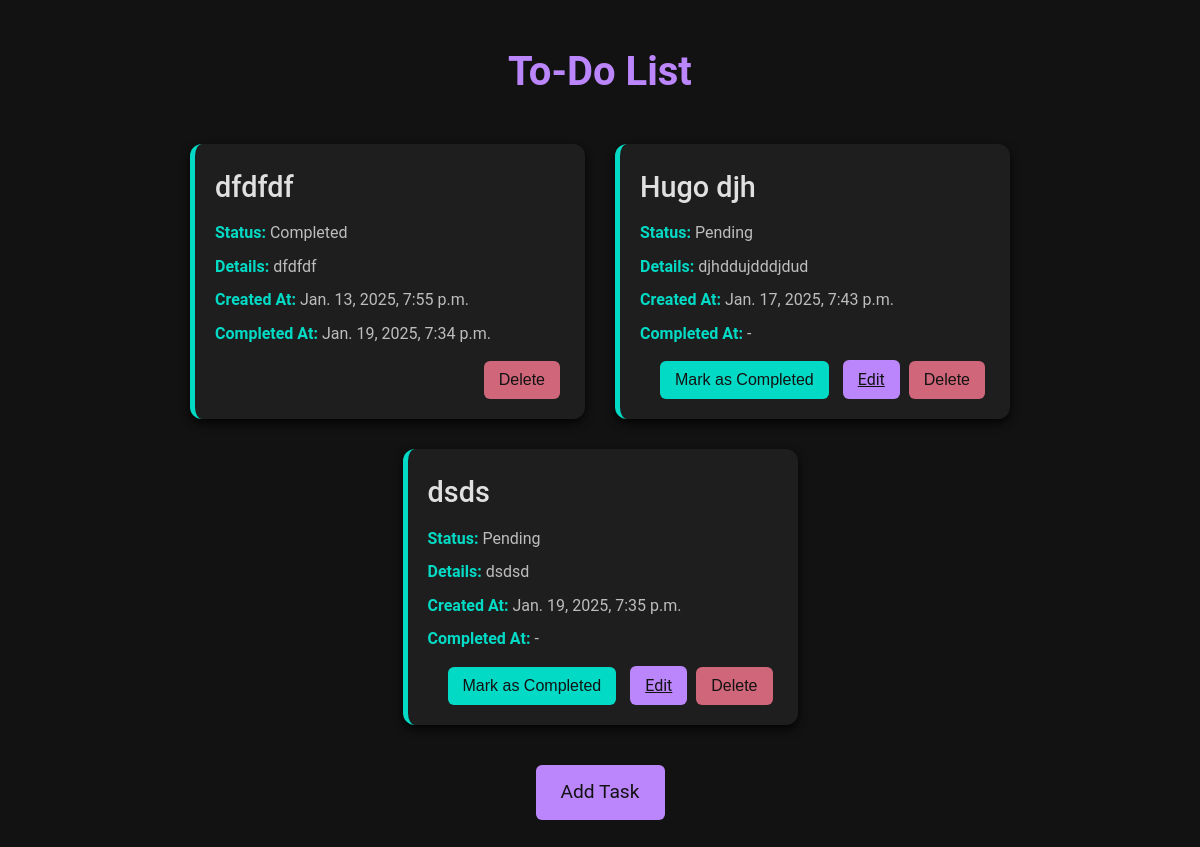
The page / on the database its author committed.
### tasks/models.py (models this page shows, shortened)
class Task(models.Model):
    name = models.CharField(max_length = 20)
    detail = models.CharField(max_length = 200)
    is_completed = models.BooleanField(default = False)
    completed_at = models.DateTimeField(blank=True, null=True)
    created_at = models.DateTimeField(auto_now_add = True)

### tasks/views.py (the view)
# urls.py: path('', views.task_list, name='task_list'),
def task_list(request):
    tasks = Task.objects.all()
    return render(request ,'tasks/task_list.html', {'tasks': tasks})

### tasks/templates/tasks/task_list.html (shortened to what this page needs)
{% load static %}
<!DOCTYPE html>
<html lang="en">
<head>
    <link rel="stylesheet" href="{% static 'tasks/styles.css' %}">
</head>
<body>
    <h1>To-Do List</h1>
    <div class="task-container">
        {% for task in tasks %}
        <div class="task-card">
            <h2>{{ task.name }}</h2>
            <p><strong>Status:</strong> {{ task.is_completed|yesno:"Completed,Pending" }}</p>
            <p><strong>Details:</strong> {{ task.detail }}</p>
            <p><strong>Created At:</strong> {{ task.created_at }}</p>
            <p><strong>Completed At:</strong> {{ task.completed_at|default:"-" }}</p>
            <div class="actions">
                {% if not task.is_completed %}
                <form method="post" action="{% url 'complete' task.id%}" style="display: inline;">
                    <button type="submit" class="complete-btn">Mark as Completed</button>
                </form>
                {% endif %}
                {% if not task.is_completed %}
                <a href="{% url 'update_task' task.id %}" class="edit-btn">Edit</a>
                {% endif %}
                <form method="post" action="{% url 'delete_task' task.id %}" style="display: inline;">
                    <button type="submit" class="delete-btn">Delete</button>
                </form>
            </div>
        </div>
        {% empty %}
        <p class="no-tasks"> No tasks available. Start by <a href="{% url 'add_tasks' %}">adding one</a>!</p>
        {% endfor %}
    </div>
    <div class="add-task-link">
        <a href="{% url 'add_tasks' %}">Add Task</a>
    </div>
</body>
</html>

### tasks/static/tasks/styles.css (style rules this page uses)
body { font-family: 'Roboto', sans-serif; margin: 0; padding: 0; background-color: #121212; color: #e0e0e0; line-height: 1.6; }
h1 { text-align: center; margin-top: 40px; font-size: 2.5em; color: #bb86fc; font-weight: 700; }
.task-container { max-width: 1300px; margin: 40px auto; padding: 0 20px; display: flex; flex-wrap: wrap; gap: 30px; justify-content: center; }
.task-card { background: #1e1e1e; border-radius: 12px; box-shadow: 0 4px 10px rgba(0, 0, 0, 0.8); padding: 20px; width: calc(100% - 40px); max-width: 350px; border-left: 5px solid #03dac5; transition: transform 0.3s ease, box-shadow 0.3s ease; }
.task-card h2 { margin: 0 0 10px; font-size: 1.8em; color: #e0e0e0; font-weight: 500; }
.task-card p { margin: 8px 0; font-size: 1em; color: #bdbdbd; }
.task-card p strong { color: #03dac5; }
.actions { margin-top: 15px; text-align: right; }
.actions form { display: inline; }
.complete-btn, .delete-btn { background-color: #03dac5; border: none; border-radius: 6px; color: #121212; padding: 10px 15px; font-size: 1em; cursor: pointer; transition: transform 0.2s ease, box-shadow 0.2s ease; }
.complete-btn { margin-right: 10px; }
.delete-btn { background-color: #cf6679; }
.add-task-link { text-align: center; margin: 40px 0; }
.add-task-link a { display: inline-block; background-color: #bb86fc; color: #121212; padding: 12px 25px; font-size: 1.2em; text-decoration: none; border-radius: 6px; transition: transform 0.2s ease, background-color 0.3s ease; }
.actions form { display: inline; margin: 5px; }
.complete-btn, .delete-btn, .edit-btn { background-color: #03dac5; border: none; border-radius: 6px; color: #121212; padding: 10px 15px; font-size: 1em; cursor: pointer; transition: transform 0.2s ease, box-shadow 0.2s ease; }
.complete-btn { margin-right: 5px; }
.edit-btn { background-color: #bb86fc; }

### rows shown on the page
Task: name "dfdfdf", is_completed "Completed", detail "dfdfdf", created_at "Jan. 13, 2025, 7:55 p.m.", completed_at "Jan. 19, 2025, 7:34 p.m."
Task: name "Hugo djh", is_completed "Pending", detail "djhddujdddjdud", created_at "Jan. 17, 2025, 7:43 p.m.", completed_at "-", shows "Edit"
Task: name "dsds", is_completed "Pending", detail "dsdsd", created_at "Jan. 19, 2025, 7:35 p.m.", completed_at "-", shows "Edit"
